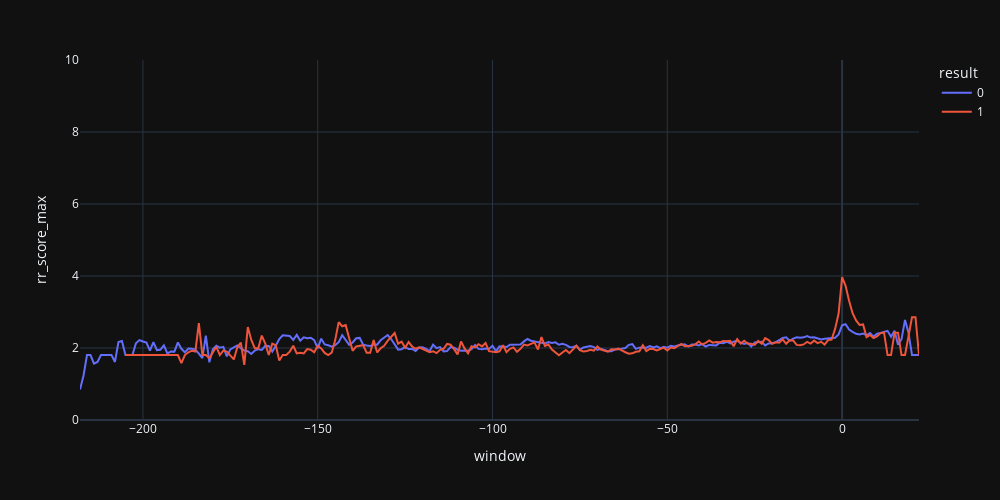

Notebook code cell kept with this figure:
### Code cell
fig = px.line(g_df,
              x='window',
              y='rr_score_max',
              color='result')
fig.update_layout(
    width=1000,
    height = 500,
    yaxis_range = [0,10]
)
fig.show()

### Figure 1 — Plotly figure (JSON) as saved in the notebook; plotly's stock layout.template omitted (floating-point values rounded to 4 significant figures; data arrays with more than 128 entries replaced by an {"elided": "..."} marker saying what was removed)
{"data": [{"hovertemplate": "result=0<br>window=%{x}<br>rr_score_max=%{y}<extra></extra>", "legendgroup": "0", "line": {"color": "#636efa", "dash": "solid"}, "marker": {"symbol": "circle"}, "mode": "lines", "name": "0", "orientation": "v", "showlegend": true, "type": "scatter", "x": {"elided": "241 int values"}, "xaxis": "x", "y": {"elided": "241 float values"}, "yaxis": "y"}, {"hovertemplate": "result=1<br>window=%{x}<br>rr_score_max=%{y}<extra></extra>", "legendgroup": "1", "line": {"color": "#EF553B", "dash": "solid"}, "marker": {"symbol": "circle"}, "mode": "lines", "name": "1", "orientation": "v", "showlegend": true, "type": "scatter", "x": {"elided": "227 int values"}, "xaxis": "x", "y": {"elided": "227 float values"}, "yaxis": "y"}], "layout": {"height": 500, "legend": {"title": {"text": "result"}, "tracegroupgap": 0}, "margin": {"t": 60}, "width": 1000, "xaxis": {"anchor": "y", "domain": [0, 1], "title": {"text": "window"}}, "yaxis": {"anchor": "x", "domain": [0, 1], "range": [0, 10], "title": {"text": "rr_score_max"}}}}
